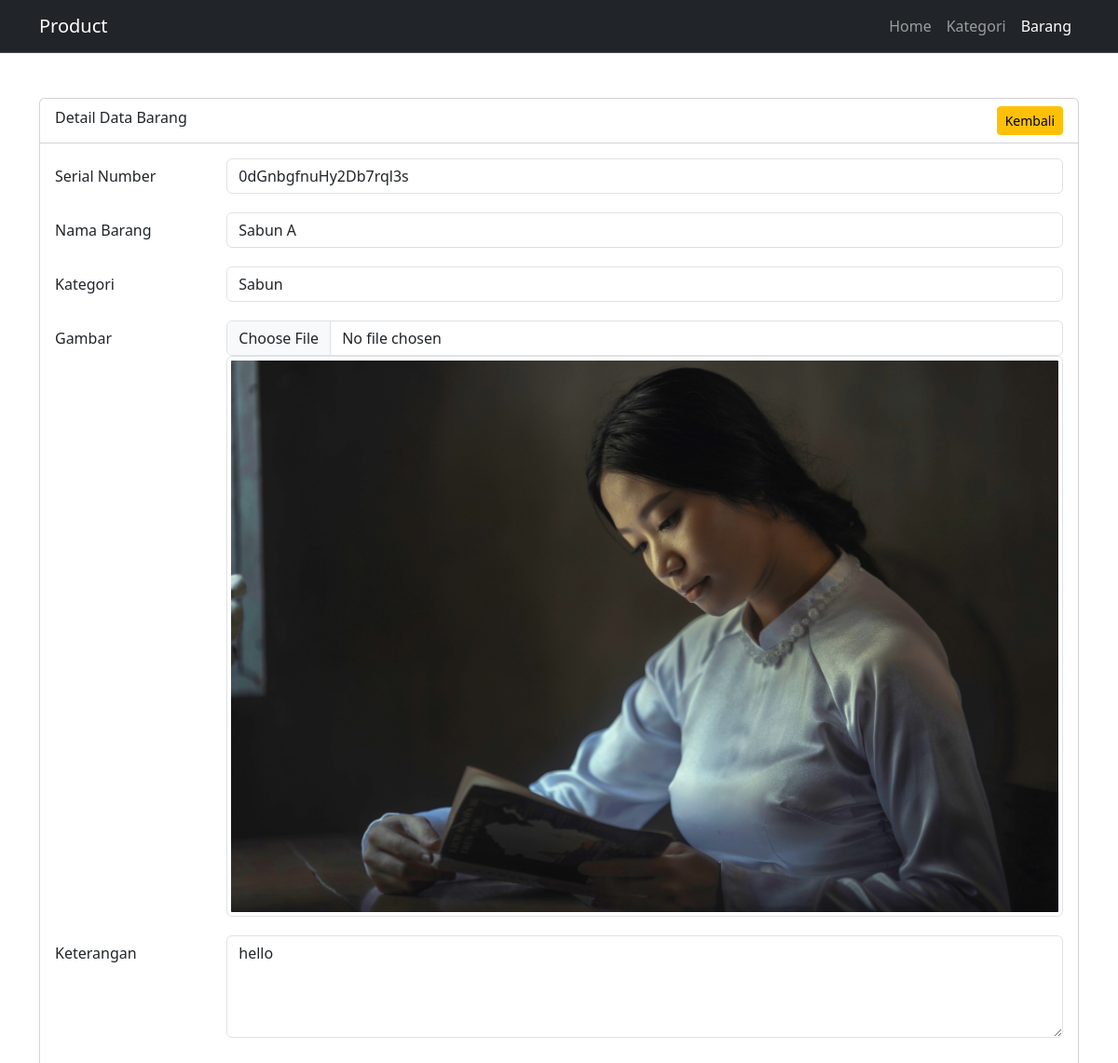
The app's page /barang/detail/1 with its own data.
### tables this page shows
CREATE TABLE `tb_barang` (
  `barang_id` int(11) NOT NULL,
  `serial_number` varchar(150) NOT NULL,
  `nama_barang` varchar(150) NOT NULL,
  `kategori_id` int(11) NOT NULL,
  `gambar` varchar(150) NOT NULL,
  `keterangan` text NOT NULL
);

CREATE TABLE `tb_kategori` (
  `kategori_id` int(11) NOT NULL,
  `nama_kategori` varchar(50) NOT NULL
);

### application/controllers/BarangController.php (called while the page is built, shortened)
<?php
class BarangController extends CI_Controller
{
    public function __construct()
    {
        $this->load->model('BarangModel', 'barangModel');
        $this->load->model('KategoriModel', 'kategoriModel');
    }
    public function detail($id)
    {
        $data = [
            'title' => 'Barang',
            'res' => $this->barangModel->ambilDataByID($id),
        ];
        $this->load->view('layout/head', $data);
        $this->load->view('layout/navbar', $data);
        $this->load->view('barang/detail', $data);
        $this->load->view('layout/footer');
    }
}

### index.php (called while the page is built, shortened)
<?php
require_once BASEPATH.'core/CodeIgniter.php';

### application/models/BarangModel.php (called while the page is built, shortened)
<?php
class BarangModel extends CI_Model
{
    public function ambilDataByID($id)
    {
        return $this->db->join('tb_kategori', 'tb_kategori.kategori_id = tb_barang.kategori_id')->get_where('tb_barang', ['barang_id' => $id])->row();
    }
}

### application/views/barang/detail.php (the view, shortened to what this page needs)
<main>
    <div class="container pt-5">
        <div class="card">
            <div class="card-header bg-transparent d-flex justify-content-between">
                Detail Data Barang
                <a href="#" class="btn btn-warning btn-sm" onclick="history.back()">Kembali</a>
            </div>
            <form action="<?= base_url('barang/create') ?>" method="post" enctype="multipart/form-data">
                <div class="card-body">
                    <div class="row mb-3">
                        <label for="serial_number" class="col-sm-2 col-form-label">Serial Number</label>
                        <div class="col-sm-10">
                            <input type="text" class="form-control" name="serial_number" id="serial_number" autocomplete="off" value="<?= $res->serial_number ?>" readonly>
                        </div>
                    </div>
                    <div class="row mb-3">
                        <label for="nama_barang" class="col-sm-2 col-form-label">Nama Barang</label>
                        <div class="col-sm-10">
                            <input type="text" class="form-control" name="nama_barang" id="nama_barang" autocomplete="off" value="<?= $res->nama_barang ?>" readonly>
                        </div>
                    </div>
                    <div class="row mb-3">
                        <label for="kategori_id" class="col-sm-2 col-form-label">Kategori</label>
                        <div class="col-sm-10">
                            <input type="text" class="form-control" name="gambar" id="gambar" autocomplete="off" value="<?= $res->nama_kategori ?>" readonly>
                        </div>
                    </div>
                    <div class="row mb-3">
                        <label for="gambar" class="col-sm-2 col-form-label">Gambar</label>
                        <div class="col-sm-10">
                            <input type="file" class="form-control" name="gambar" id="gambar" autocomplete="off" value="<?= $res->gambar ?>" readonly>
                            <img src="<?= base_url() ?>uploads/<?= $res->gambar ?>" alt="" class="img-fluid img-thumbnail">
                        </div>
                    </div>
                    <div class="row mb-3">
                        <label for="keterangan" class="col-sm-2 col-form-label">Keterangan</label>
                        <div class="col-sm-10">
                            <textarea name="keterangan" id="keterangan" cols="30" rows="4" class="form-control" readonly><?= $res->keterangan ?></textarea>
                        </div>
                    </div>
                </div>
            </form>
        </div>
    </div>
</main>

### records on screen
tb_barang: serial_number "0dGnbgfnuHy2Db7rql3s", nama_barang "Sabun A", gambar "Sabun", gambar (picture), keterangan "hello"
